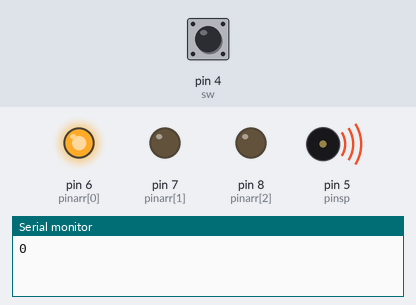
A sketch run on a simulated Arduino Uno, built with avr-gcc and run on an emulated ATmega328P. Parts: output pins drawn as LEDs (lit = HIGH), buzzer (waves = sounding), the last lines printed to the serial monitor. Inputs (shaded band) come from the test bench; at power-on: pin 4 (sw) LOW.

Above: at 0.2 s.
At 1.2 s:
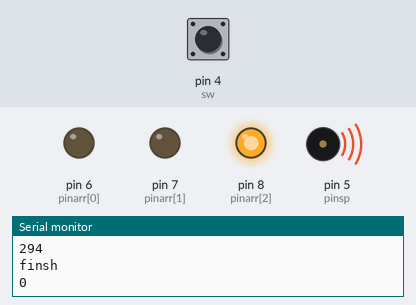
At 2.7 s:
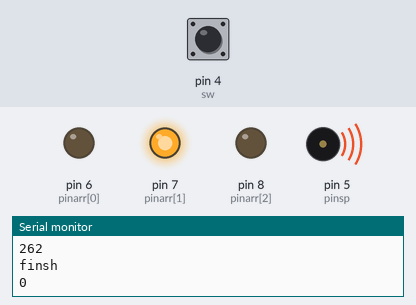
At 3.7 s:
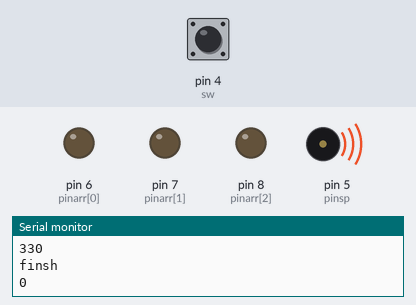
Timing chart, 0 to 4.6 s (numbered marks = the images above):
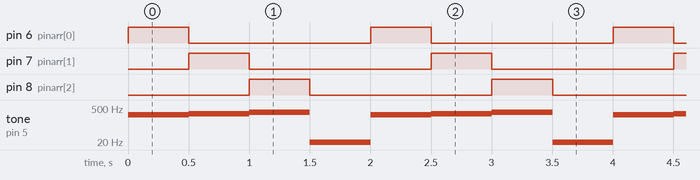

Measured:
- by itself, pin 6 (pinarr[0]), pin 7 (pinarr[1]), pin 8 (pinarr[2]): alternates HIGH for 0.50 s and LOW for 1.5 s
- by itself, tone on pin 5 (pinsp): repeats every 2.0 s: 294 Hz 0.50 s, 330 Hz 0.50 s, 6 Hz 0.50 s, 262 Hz 0.50 s

The sketch:

day5_002.ino
```cpp
int pinarr[] = {6, 7, 8};
int buarr[] = {262, 294, 330};
int pinsp = 5;
int sw = 4;

void setup() {
  Serial.begin(9600);
  int i = 0;
  int j = 0;
  for (pinarr[i]; i <= 3; i++) {
    pinMode(pinarr[i], OUTPUT);
  }
  pinMode(pinsp, OUTPUT);
  pinMode(sw, INPUT);
}

void loop() {
  int i = 0;
  int j = 0;
  int resw = digitalRead(sw);
  for (pinarr[i], buarr[j]; i <= 3; i++, j++) {
      if(resw == 1){
        Serial.println("1");
       }
        else{
        Serial.println("0");
      }
      digitalWrite(pinarr[i], HIGH);
      tone(pinsp, buarr[j], 500);
      delay(500);
      digitalWrite(pinarr[i], LOW);
      Serial.println(pinarr[i]);
      Serial.println(buarr[j]);
      Serial.println("finsh");
  }


}
```
